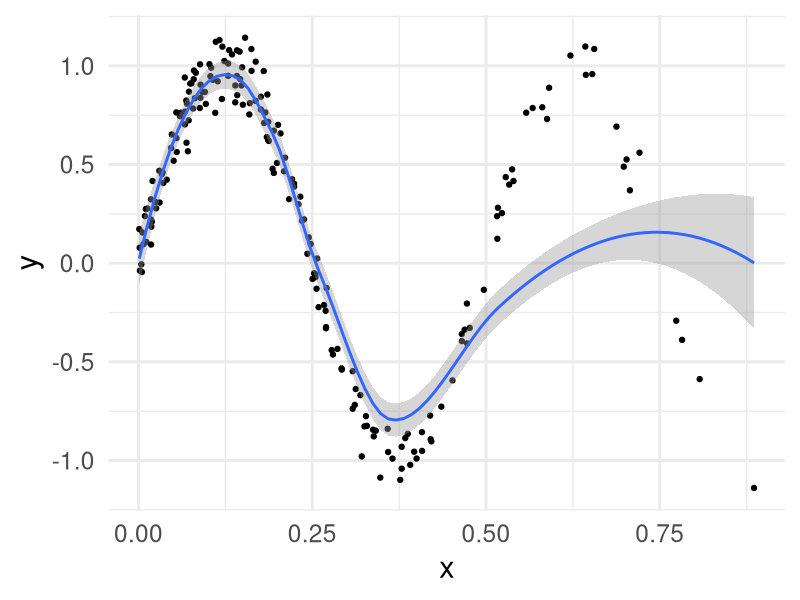
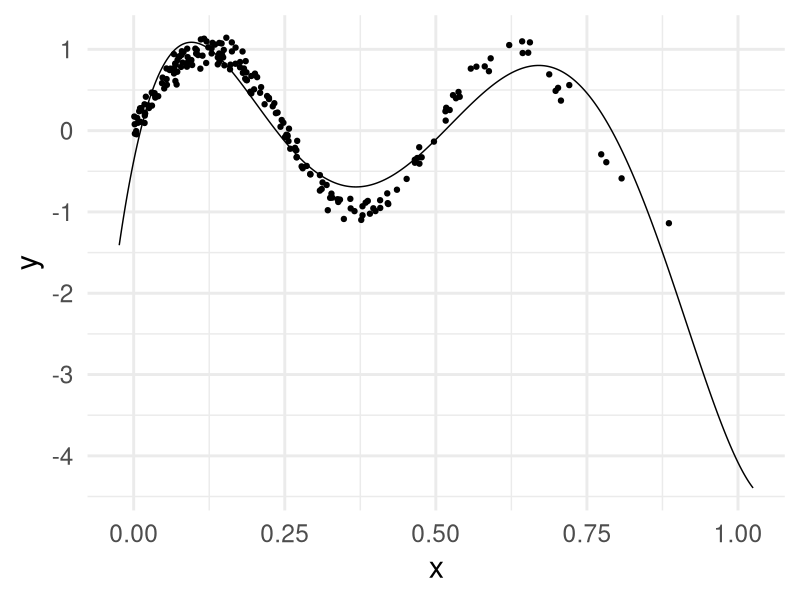
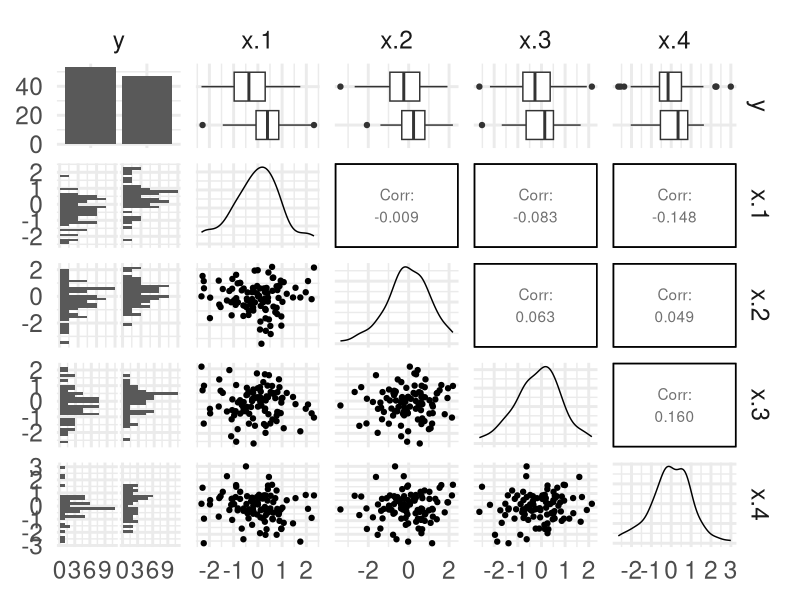
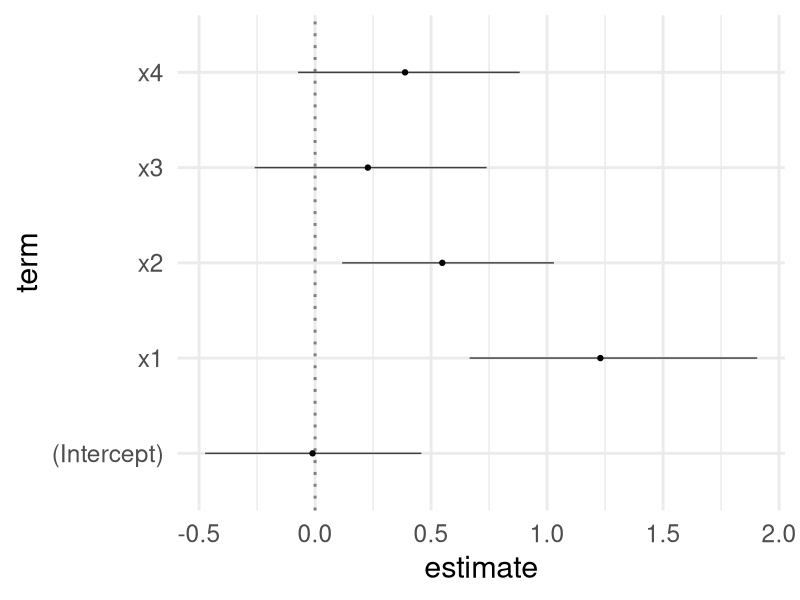
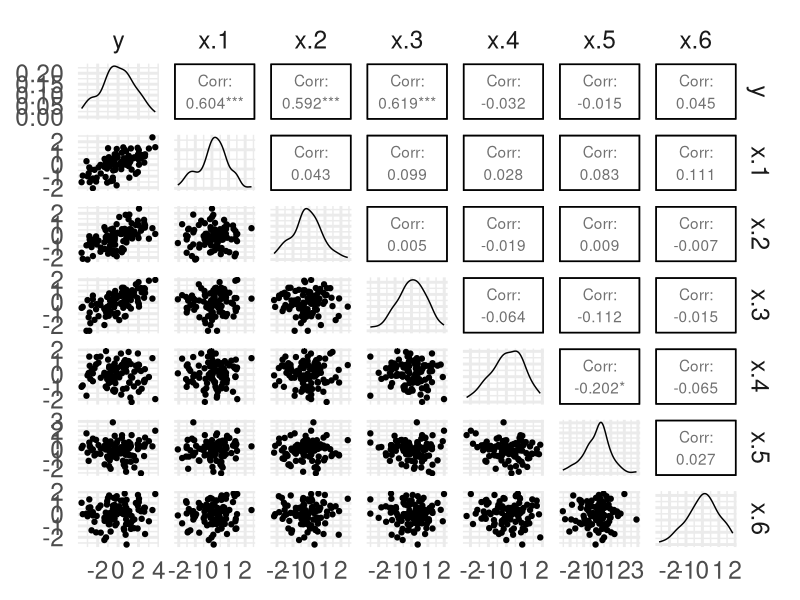

Reproduce these figures in R, in order.
## ---- chunk 1
knitr::opts_chunk$set(echo = TRUE)
library(tidyverse) # required
library(broom)     # required
library(modelr)    # for data_grid
library(GGally)
theme_set(theme_minimal(base_size = 22))
## ---- chunk 2
# change this function
f <- function(x) sin(4*pi*x)
n <- 200
train1d <- 
  data.frame(
    x = rbeta(n, 1, 3)
    ) %>%
  # change the noise level sd
  mutate(y = f(x) + rnorm(n, sd = .1))

# plot data and loess curve
ggplot(train1d, aes(x, y)) + 
  geom_point() +
  geom_smooth()
## ---- chunk 3
model_lm <- lm(y ~ poly(x, 5), data = train1d)

train1d_grid <- 
  data_grid(train1d,
          x = seq_range(c(x, 1), 500, expand = .05))

augment(model_lm,
        newdata = train1d_grid) %>%
  ggplot(aes(x, y)) +
  geom_point(data = train1d) +
  geom_line(aes(y = .fitted))
## ---- chunk 4

## ---- chunk 5

## ---- chunk 6

## ---- chunk 7

## ---- chunk 8

## ---- chunk 9
n <- 100; p <- 4; sparsity <- 2
x <- matrix(rnorm(n*p), nrow = n)
true_beta <- c(rep(1, sparsity), rep(0, p - sparsity))
mu <- x %*% true_beta
px <- exp(mu)/(1+exp(mu))
y <- rbinom(n, 1, px)
train_hd <- data.frame(y = as.factor(y), x = x)
## ---- chunk 10
train_hd %>% 
  select(y, num_range("x.", 1:4)) %>%
  ggpairs(progress = F)
## ---- chunk 11

## ---- chunk 12

## ---- chunk 13
glm(y ~ x, family = "binomial") %>%
  ggcoef()
## ---- chunk 14
n <- 100; p <- 200; sparsity <- 3
x <- matrix(rnorm(n*p), nrow = n)
true_beta <- c(rep(1, sparsity), rep(0, p - sparsity))
y <- x %*% true_beta
train_hd <- data.frame(y = y, x = x)
## ---- chunk 15
train_hd %>% 
  select(y, num_range("x.", 1:6)) %>%
  ggpairs(progress = F)
## ---- chunk 16

